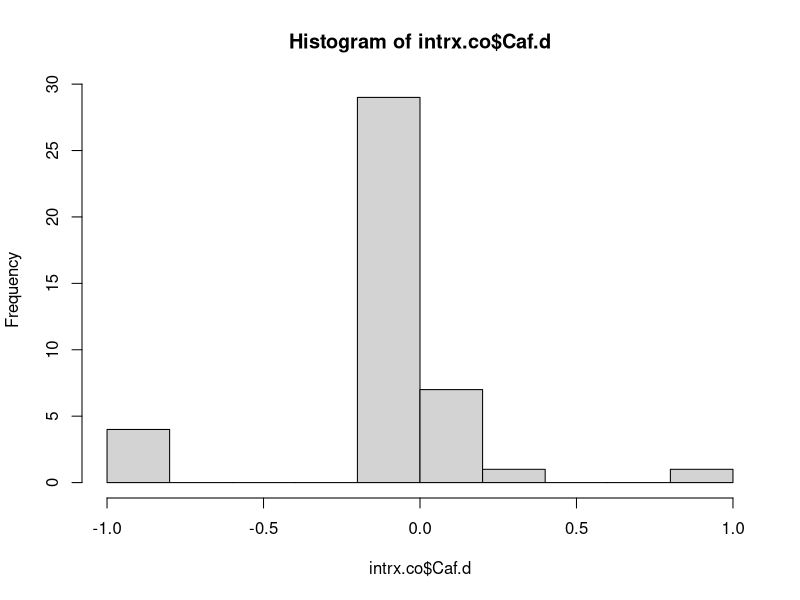
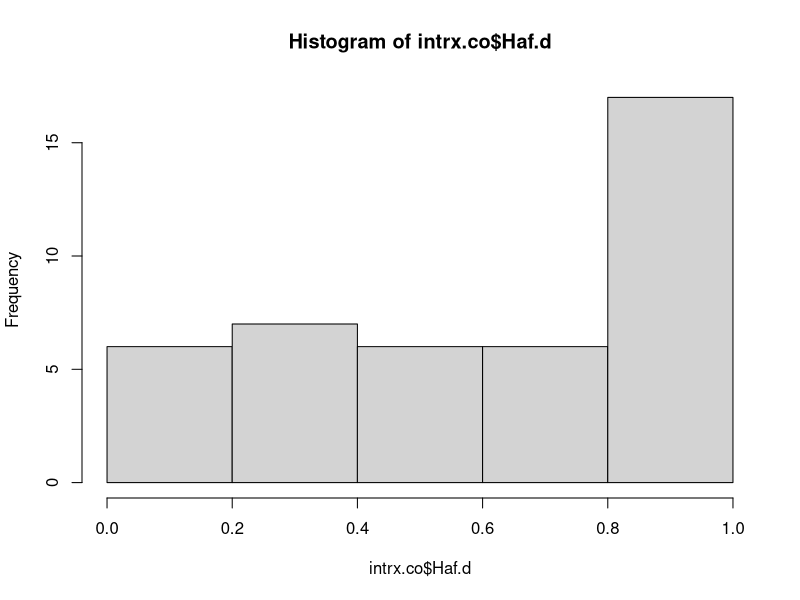
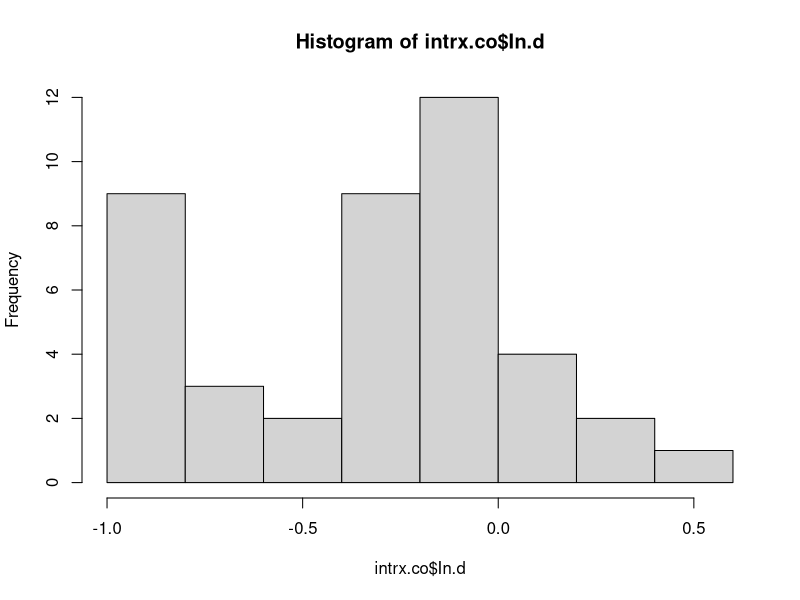
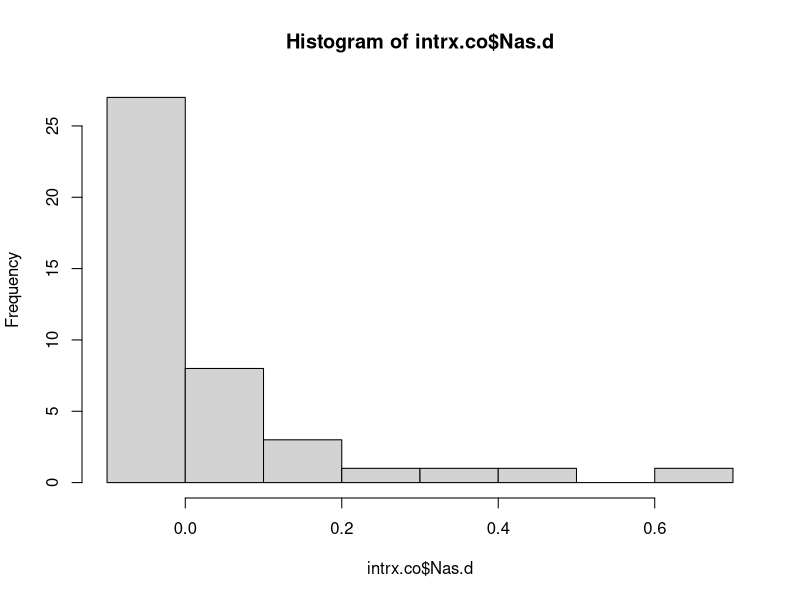
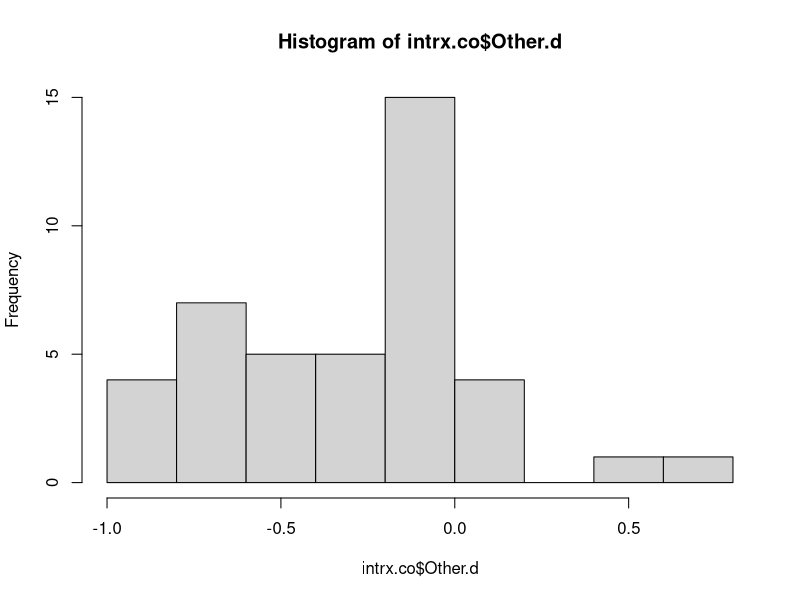
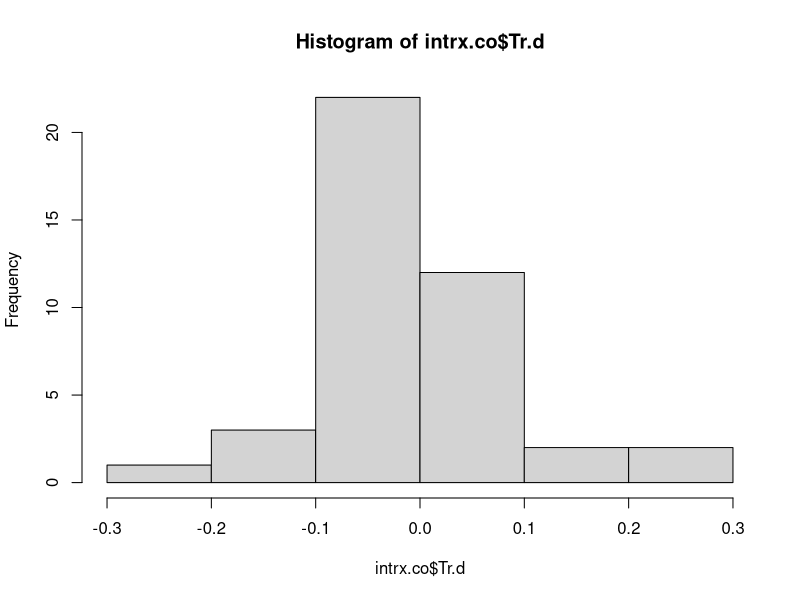
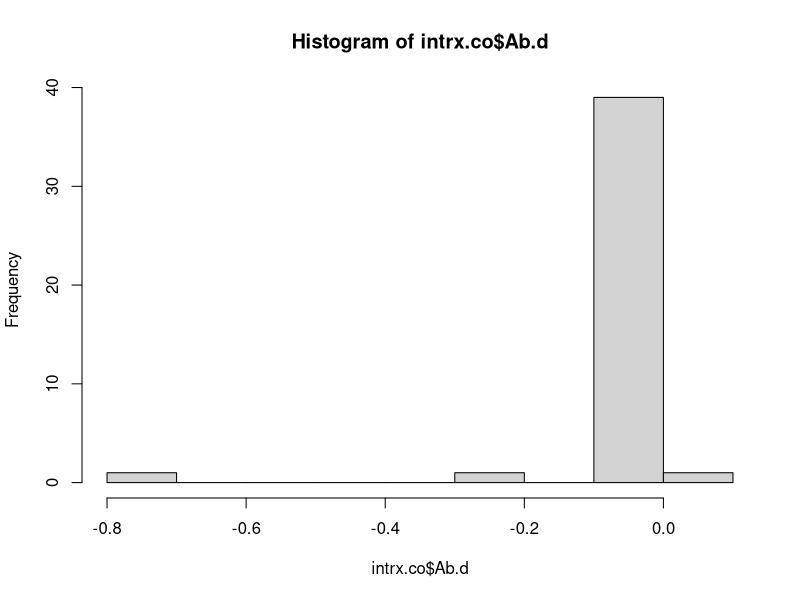
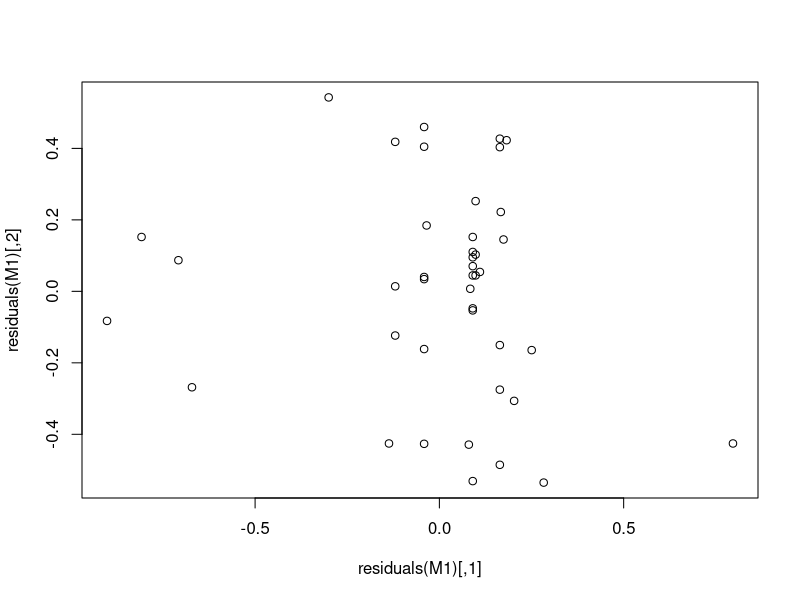

Generate these figures, in order, with R:
#2-Nov-19
#EAP
#Interaction and carry over analysis

#load and process data
intrx.co = read.table(file = "intrx-CO.csv", header = T, sep = ",")
str(intrx.co)

#total interaction seconds
intrx.co$total.intrx = intrx.co$CAF + intrx.co$HAF + intrx.co$NAS + intrx.co$Other + intrx.co$Ab + intrx.co$Tr + intrx.co$In + intrx.co$BO

#total carry over seconds
intrx.co$total.co = intrx.co$CAFCO + intrx.co$HAFCO + intrx.co$NASCO + intrx.co$OtherCO + intrx.co$AbCO + intrx.co$TrCO + intrx.co$InCO + intrx.co$BOCO

#calculate proportions intrx
intrx.co$CAF.p = intrx.co$CAF/intrx.co$total.intrx
intrx.co$HAF.p = intrx.co$HAF/intrx.co$total.intrx
intrx.co$NAS.p = intrx.co$NAS/intrx.co$total.intrx
intrx.co$Other.p = intrx.co$Other/intrx.co$total.intrx
intrx.co$Ab.p = intrx.co$Ab/intrx.co$total.intrx
intrx.co$In.p = intrx.co$In/intrx.co$total.intrx
intrx.co$Tr.p = intrx.co$Tr/intrx.co$total.intrx

#calculate proportions carry over
intrx.co$CAFCO.p = intrx.co$CAFCO/intrx.co$total.co
intrx.co$HAFCO.p = intrx.co$HAFCO/intrx.co$total.co
intrx.co$NASCO.p = intrx.co$NASCO/intrx.co$total.co
intrx.co$OtherCO.p = intrx.co$OtherCO/intrx.co$total.co
intrx.co$AbCO.p = intrx.co$AbCO/intrx.co$total.co
intrx.co$TrCO.p = intrx.co$TrCO/intrx.co$total.co
intrx.co$InCO.p = intrx.co$InCO/intrx.co$total.co

#calculate difference of interaction and carry over
intrx.co$Caf.d = intrx.co$CAF.p - intrx.co$CAFCO.p
intrx.co$Haf.d = intrx.co$HAF.p - intrx.co$HAFCO.p
intrx.co$Nas.d = intrx.co$NAS.p - intrx.co$NASCO.p
intrx.co$Other.d = intrx.co$Other.p - intrx.co$OtherCO.p
intrx.co$Ab.d = intrx.co$Ab.p - intrx.co$AbCO.p
intrx.co$Tr.d = intrx.co$Tr.p - intrx.co$TrCO.p
intrx.co$In.d = intrx.co$In.p - intrx.co$InCO.p

#graphs
hist(intrx.co$Caf.d)
hist(intrx.co$Haf.d)
hist(intrx.co$In.d)
hist(intrx.co$Nas.d)
hist(intrx.co$Other.d)
hist(intrx.co$Tr.d)
hist(intrx.co$Ab.d)



#condense dependent variables
y <- cbind(intrx.co$Caf.d, intrx.co$Haf.d, intrx.co$Nas.d, intrx.co$Other.d, intrx.co$Ab.d, intrx.co$Tr.d, intrx.co$In.d)#combines dependent variables

#run manova
manova(y ~ Condition * LIFE, data=intrx.co, na.action=na.omit)
M1 <- manova(y ~ Condition * LIFE, data=intrx.co, na.action=na.omit)
summary(M1, tol=0)#tol=0 overrides error code, overall test summary
summary.aov(M1)

#RE-RAN UP TO HERE

#interaction is not significant, so it can be removed
manova(y ~ Condition + LIFE, data=intrx.co, na.action=na.omit)
M1 <- manova(y ~ Condition + LIFE, data=intrx.co, na.action=na.omit)
summary(M1, tol=0)#tol=0 overrides error code, overall test summary
summary.aov(M1)

#can remove condition since it is not significant
manova(y ~ LIFE, data=intrx.co, na.action=na.omit)
M1 <- manova(y ~ LIFE, data=intrx.co, na.action=na.omit)
summary(M1, tol=0)#tol=0 overrides error code, overall test summary
summary.aov(M1)

#use graphics to analyze residuals
plot(residuals(M1))
qqnorm(residuals(M1))#this looks bad
qqline(residuals(M1))
hist(residuals(M1))#but this looks really good

#response 5 = Abnormal is significant, anova to analyze
AOV1 = aov(intrx.co$Ab.d ~ intrx.co$LIFE)
summary(AOV1)
TukeyHSD(AOV1)

#response 7 = Inactive is significant, anova to analyze
AOV1 = aov(intrx.co$Ab.d ~ intrx.co$LIFE)
summary(AOV1)
TukeyHSD(AOV1)

#for both variables, slight differences between "mom" and other life history categories

#try a different way to analyze
t.test(intrx.co$HAF.p, intrx.co$HAFCO.p, paired=T) #p = .000000000000005451
#paired t-test of interaction v matched control for each behavior, p = 0.007
t.test(intrx.co$CAF.p, intrx.co$CAFCO.p, paired=T)
t.test(intrx.co$NAS.p, intrx.co$NASCO.p, paired=T)
t.test(intrx.co$Other.p, intrx.co$OtherCO.p, paired=T) #p .00005129
t.test(intrx.co$Ab.p, intrx.co$AbCO.p, paired=T)
t.test(intrx.co$Tr.p, intrx.co$TrCO.p, paired=T)
t.test(intrx.co$In.p, intrx.co$InCO.p, paired=T) # p .00001018


